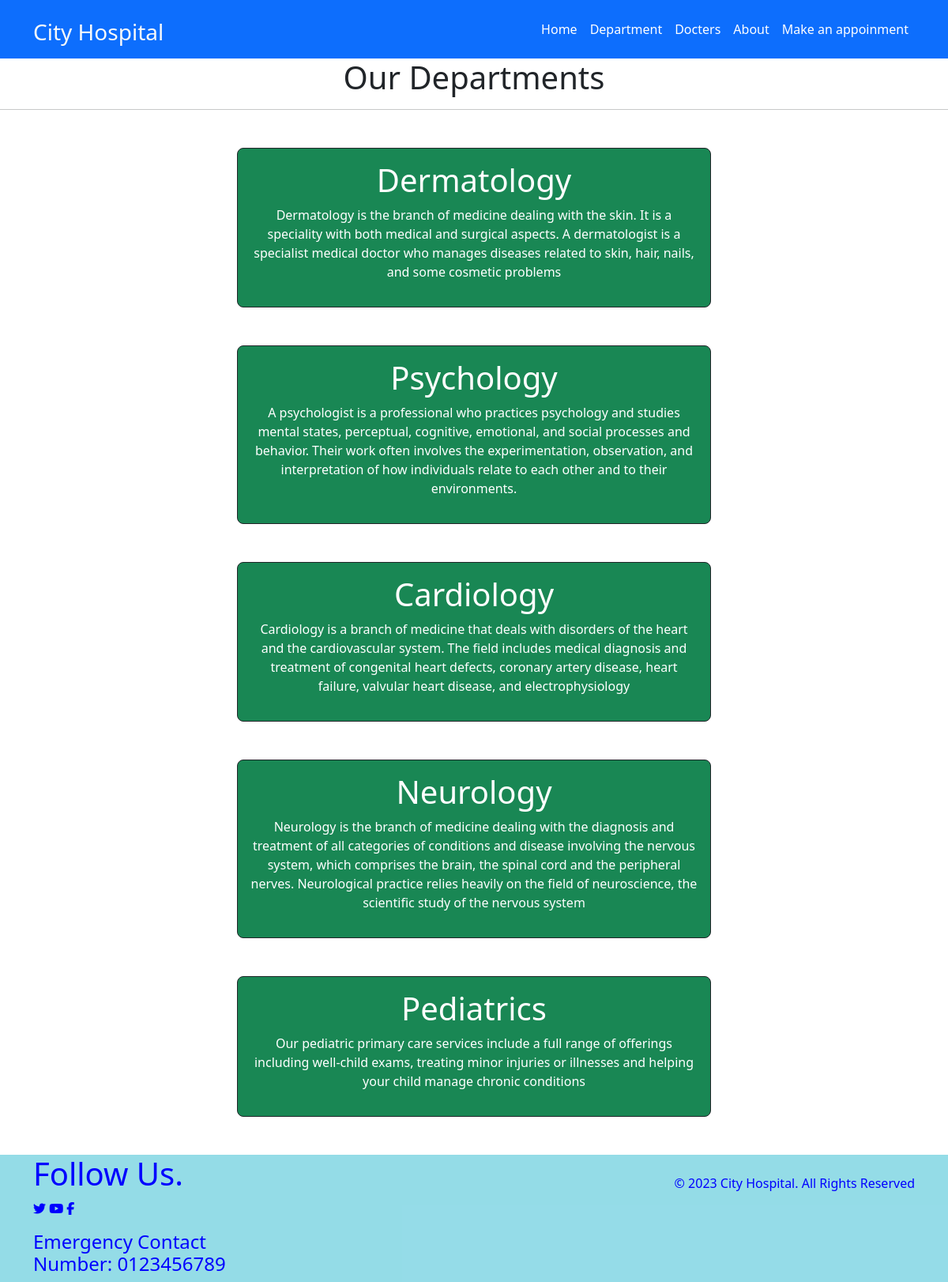
Page /department/ on the committed database.
### myapp/models.py (models this page shows, shortened)
class Deparetment(models.Model):
    dep_name=models.CharField(max_length=200)
    dep_discription=models.TextField()

### myapp/views.py (the view)
# urls.py: path('department/',views.DepartmentView.as_view(),name="department"),
class DepartmentView(ListView):
    model=Deparetment
    template_name="department.html"
    context_object_name="dept"

### myapp/templates/department.html (shortened to what this page needs)
{%extends 'base.html'%}
{%block body_block%}
<h1 class="text-center">Our Departments</h1>
<hr>
{% for d in dept %}
<div class="mx-auto w-50 bg-success text-center text-white p-3 my-5  border border-dark rounded-3">
    <h1>{{d.dep_name}}</h1>
    <p>{{d.dep_discription}}</p>
</div>
{% endfor %}
{%endblock%}

### myapp/templates/base.html (shortened to what this page needs)
{%load static%}
<!DOCTYPE html>
<html lang="en">
<head>
    <link href="https://cdn.jsdelivr.net/npm/bootstrap@5.3.2/dist/css/bootstrap.min.css" rel="stylesheet">
    <link rel="stylesheet" href="{% static '/css/style.css'%}">
    <link rel="stylesheet" href="{% static '/css/footer.css'%}">
</head>
<body>
  <nav class="navbar navbar-expand-lg bg-primary">
    <div class="container">
      <h3 class="text-light mt-3">City Hospital</h3>
      <div class="collapse navbar-collapse" id="navbarSupportedContent">
        <ul class="navbar-nav ms-auto mb-2 mb-lg-0">
          <li class="nav-item">
              <a class="nav-link active text-white" aria-current="page" href="{%url 'home'%}">Home</a>
            </li>
            <li class="nav-item">
              <a class="nav-link active  text-white" aria-current="page" href="{%url 'department'%}">Department</a>
            </li>
            <li class="nav-item">
              <a class="nav-link active  text-white" aria-current="page" href="{%url 'docter'%}">Docters</a>
            </li>
            <li class="nav-item">
              <a class="nav-link active  text-white" aria-current="page" href="{%url 'about'%}">About</a>
            </li>
            <li class="nav-item">
              <a class="nav-link active  text-white" aria-current="page" href="{%url 'booking'%}">Make an appoinment</a>
            </li>
      </div>
    </div>
  </nav>
      {%block body_block%}
      {%endblock%}
<section class="footer ">
     <footer>
      <div class="container">
        <div class="row">
          <div class="col-6">
            <h1>Follow Us.</h1>
            <i class="fa fa-twitter"></i>
            <i class="fa fa-youtube"></i>
            <i class="fa fa-facebook"></i>
            <div class="col-6 mt-3">
              <h4>Emergency Contact Number: 0123456789</h4>
            </div>
          </div>
          <div class="col-6   text-center text-md-end mt-4">
            © 2023 City Hospital. All Rights Reserved
          </div>
        </div>
      </div>
     </footer>
    </section>
</body>
</html>

### myapp/static/css/footer.css (style rules this page uses)
footer { color: blue; background-color: rgba(145, 219, 231, 0.963); }

### rows in the picture
Deparetment: dep_name "Dermatology", dep_discription "Dermatology is the branch of medicine dealing with the skin. It is a speciality with both medical and surgical aspects. A dermatologist is a specialist medical doctor who manages diseases related to skin, hair, nails, and some cosmetic problems"
Deparetment: dep_name "Psychology", dep_discription "A psychologist is a professional who practices psychology and studies mental states, perceptual, cognitive, emotional, and social processes and behavior. Their work often involves the experimentation, observation, and interpretation of how individuals relate to each other and to their environments."
Deparetment: dep_name "Cardiology", dep_discription "Cardiology is a branch of medicine that deals with disorders of the heart and the cardiovascular system. The field includes medical diagnosis and treatment of congenital heart defects, coronary artery disease, heart failure, valvular heart disease, and electrophysiology"
Deparetment: dep_name "Neurology", dep_discription "Neurology is the branch of medicine dealing with the diagnosis and treatment of all categories of conditions and disease involving the nervous system, which comprises the brain, the spinal cord and the peripheral nerves. Neurological practice relies heavily on the field of neuroscience, the scientific study of the nervous system"
Deparetment: dep_name "Pediatrics", dep_discription "Our pediatric primary care services include a full range of offerings including well-child exams, treating minor injuries or illnesses and helping your child manage chronic conditions"
